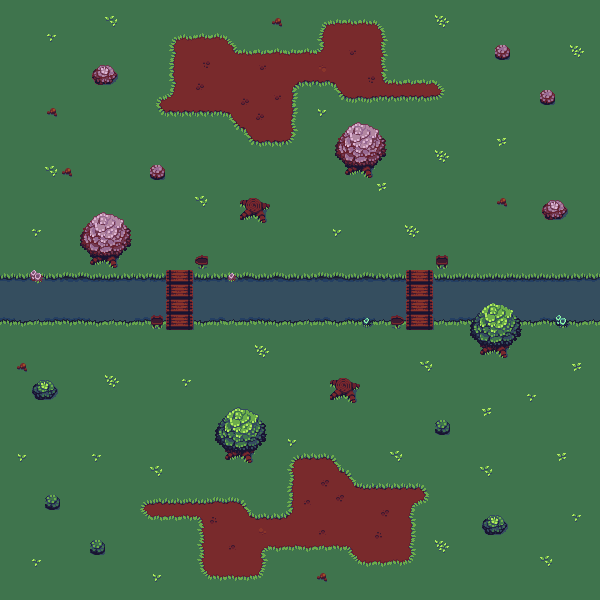

A 2D game scene composited from a Tiled map and its tileset images. What follows is a short description and the map's XML, with each tile layer's data collapsed to a summary:
An orthogonal 40x40 tile map with 15x15 px tiles, 4 tile layers (BackgroundGreen, Water, Bridge, Decoration), 2 tilesets and 182 objects.

<map version="1.0" tiledversion="1.0.3" orientation="orthogonal" renderorder="right-down" width="40" height="40" tilewidth="15" tileheight="15" nextobjectid="217">
 <tileset firstgid="1" source="untitledbusch.tsx" />
 <tileset firstgid="289" source="untitledbusch.tsx" />
 <layer name="BackgroundGreen" width="40" height="40">
  <data>[1600 cells, 1600 non-empty, 2 distinct tile ids]</data>
 </layer>
 <layer name="Water" width="40" height="40" opacity="0.9">
  <data>[1600 cells, 160 non-empty, 9 distinct tile ids]</data>
 </layer>
 <layer name="Bridge" width="40" height="40">
  <data>[1600 cells, 16 non-empty, 2 distinct tile ids]</data>
 </layer>
 <layer name="Decoration" width="40" height="40">
  <data>[1600 cells, 334 non-empty, 81 distinct tile ids]</data>
 </layer>
 <objectgroup name="Impassable Terrain">
  <properties>
   <property name="Impassable" type="bool" value="true" />
  </properties>
  <object id="21" x="330" y="120" width="15" height="15" />
  <object id="23" x="495" y="45" width="15" height="15" />
  <object id="25" x="540" y="90" width="15" height="15" />
  <object id="27" x="240" y="195" width="15" height="15" />
  <object id="29" x="30" y="270" width="15" height="15" />
  <object id="31" x="150.5" y="163.5" width="15" height="15" />
  <object id="32" x="195" y="255" width="15" height="15" />
  <object id="34" x="225" y="270" width="15" height="15" />
  <object id="35" x="150" y="315" width="15" height="15" />
  <object id="36" x="435" y="255" width="15" height="15" />
  <object id="37" x="390" y="315" width="15" height="15" />
  <object id="38" x="360" y="315" width="15" height="15" />
  <object id="39" x="555" y="315" width="15" height="15" />
  <object id="41" x="435" y="420" width="15" height="15" />
  <object id="45" x="45" y="495" width="15" height="15" />
  <object id="46" x="90" y="540" width="15" height="15" />
  <object id="49" x="345" y="120" width="15" height="15" />
  <object id="50" x="360" y="120" width="15" height="15" />
  <object id="51" x="375" y="120" width="15" height="15" />
  <object id="52" x="375" y="135" width="15" height="15" />
  <object id="53" x="360" y="135" width="15" height="15" />
  <object id="54" x="345" y="135" width="15" height="15" />
  <object id="55" x="330" y="135" width="15" height="15" />
  <object id="56" x="330" y="150" width="15" height="15" />
  <object id="57" x="345" y="150" width="15" height="15" />
  <object id="58" x="360" y="150" width="15" height="15" />
  <object id="59" x="360" y="165" width="15" height="15" />
  <object id="60" x="375" y="150" width="15" height="15" />
  <object id="61" x="345" y="165" width="15" height="15" />
  <object id="62" x="255" y="210" width="15" height="15" />
  <object id="63" x="255" y="195" width="15" height="15" />
  <object id="64" x="240" y="210" width="15" height="15" />
  <object id="65" x="90" y="60" width="15" height="15" />
  <object id="66" x="105" y="60" width="15" height="15" />
  <object id="67" x="105" y="75" width="15" height="15" />
  <object id="68" x="90" y="75" width="15" height="15" />
  <object id="69" x="75" y="210" width="15" height="15" />
  <object id="70" x="90" y="210" width="15" height="15" />
  <object id="71" x="105" y="210" width="15" height="15" />
  <object id="72" x="120" y="210" width="15" height="15" />
  <object id="73" x="120" y="225" width="15" height="15" />
  <object id="74" x="90" y="225" width="15" height="15" />
  <object id="75" x="105" y="225" width="15" height="15" />
  <object id="76" x="75" y="225" width="15" height="15" />
  <object id="77" x="120" y="240" width="15" height="15" />
  <object id="78" x="105" y="240" width="15" height="15" />
  <object id="79" x="90" y="240" width="15" height="15" />
  <object id="80" x="105" y="255" width="15" height="15" />
  <object id="81" x="75" y="240" width="15" height="15" />
  <object id="82" x="90" y="255" width="15" height="15" />
  <object id="83" x="540" y="195" width="15" height="15" />
  <object id="84" x="555" y="195" width="15" height="15" />
  <object id="85" x="540" y="210" width="15" height="15" />
  <object id="86" x="555" y="210" width="15" height="15" />
  <object id="87" x="465" y="300" width="15" height="15" />
  <object id="88" x="480" y="300" width="15" height="15" />
  <object id="89" x="495" y="300" width="15" height="15" />
  <object id="90" x="510" y="300" width="15" height="15" />
  <object id="91" x="510" y="315" width="15" height="15" />
  <object id="92" x="495" y="315" width="15" height="15" />
  <object id="93" x="480" y="315" width="15" height="15" />
  <object id="94" x="465" y="315" width="15" height="15" />
  <object id="95" x="495" y="330" width="15" height="15" />
  <object id="96" x="465" y="330" width="15" height="15" />
  <object id="97" x="480" y="330" width="15" height="15" />
  <object id="98" x="495" y="345" width="15" height="15" />
  <object id="99" x="480" y="345" width="15" height="15" />
  <object id="100" x="510" y="330" width="15" height="15" />
  <object id="101" x="330" y="375" width="15" height="15" />
  <object id="102" x="345" y="375" width="15" height="15" />
  <object id="103" x="345" y="390" width="15" height="15" />
  <object id="104" x="330" y="390" width="15" height="15" />
  <object id="105" x="495" y="510" width="15" height="15" />
  <object id="106" x="480" y="510" width="15" height="15" />
  <object id="107" x="480" y="525" width="15" height="15" />
  <object id="108" x="495" y="525" width="15" height="15" />
  <object id="109" x="30" y="375" width="15" height="15" />
  <object id="110" x="45" y="375" width="15" height="15" />
  <object id="111" x="45" y="390" width="15" height="15" />
  <object id="112" x="30" y="390" width="15" height="15" />
  <object id="113" x="210" y="405" width="15" height="15" />
  <object id="114" x="225" y="405" width="15" height="15" />
  <object id="115" x="240" y="405" width="15" height="15" />
  <object id="116" x="255" y="405" width="15" height="15" />
  <object id="117" x="255" y="420" width="15" height="15" />
  <object id="118" x="240" y="420" width="15" height="15" />
  <object id="119" x="225" y="420" width="15" height="15" />
  <object id="120" x="210" y="420" width="15" height="15" />
  <object id="121" x="210" y="435" width="15" height="15" />
  <object id="122" x="225" y="435" width="15" height="15" />
  <object id="123" x="240" y="435" width="15" height="15" />
  <object id="124" x="255" y="435" width="15" height="15" />
  <object id="125" x="240" y="450" width="15" height="15" />
  <object id="126" x="225" y="450" width="15" height="15" />
  <object id="127" x="585" y="300" width="15" height="15" />
  <object id="128" x="585" y="285" width="15" height="15" />
  <object id="129" x="570" y="285" width="15" height="15" />
  <object id="130" x="570" y="300" width="15" height="15" />
  <object id="131" x="555" y="300" width="15" height="15" />
  <object id="132" x="555" y="285" width="15" height="15" />
  <object id="133" x="540" y="285" width="15" height="15" />
  <object id="134" x="540" y="300" width="15" height="15" />
  <object id="135" x="525" y="300" width="15" height="15" />
  <object id="136" x="525" y="285" width="15" height="15" />
  <object id="137" x="510" y="285" width="15" height="15" />
  <object id="138" x="495" y="285" width="15" height="15" />
  <object id="139" x="480" y="285" width="15" height="15" />
  <object id="140" x="465" y="285" width="15" height="15" />
  <object id="141" x="450" y="285" width="15" height="15" />
  <object id="142" x="450" y="300" width="15" height="15" />
  <object id="143" x="435" y="300" width="15" height="15" />
  </objectgroup>
 <objectgroup name="SpawnBlue">
  <!-- 20 objects omitted --></objectgroup>
 <objectgroup name="SpawnRed">
  <!-- 10 objects omitted --></objectgroup>
</map>
<!-- 71 of 182 objects omitted -->
